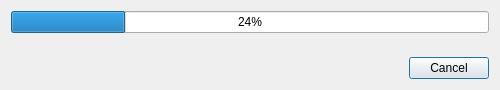
<?xml version="1.0" encoding="UTF-8"?>
<ui version="4.0">
 <class>DialogMultiSearchProcess</class>
 <widget class="QDialog" name="DialogMultiSearchProcess">
  <property name="geometry">
   <rect>
    <x>0</x>
    <y>0</y>
    <width>500</width>
    <height>90</height>
   </rect>
  </property>
  <property name="windowTitle">
   <string>Search</string>
  </property>
  <layout class="QVBoxLayout" name="verticalLayout">
   <item>
    <widget class="QProgressBar" name="progressBar">
     <property name="value">
      <number>24</number>
     </property>
     <property name="alignment">
      <set>Qt::AlignCenter</set>
     </property>
    </widget>
   </item>
   <item>
    <spacer name="verticalSpacer">
     <property name="orientation">
      <enum>Qt::Vertical</enum>
     </property>
     <property name="sizeHint" stdset="0">
      <size>
       <width>20</width>
       <height>40</height>
      </size>
     </property>
    </spacer>
   </item>
   <item>
    <layout class="QHBoxLayout" name="horizontalLayout">
     <item>
      <spacer name="horizontalSpacer">
       <property name="orientation">
        <enum>Qt::Horizontal</enum>
       </property>
       <property name="sizeHint" stdset="0">
        <size>
         <width>40</width>
         <height>20</height>
        </size>
       </property>
      </spacer>
     </item>
     <item>
      <widget class="QPushButton" name="pushButtonCancel">
       <property name="text">
        <string>Cancel</string>
       </property>
      </widget>
     </item>
    </layout>
   </item>
  </layout>
 </widget>
 <resources/>
 <connections/>
</ui>
